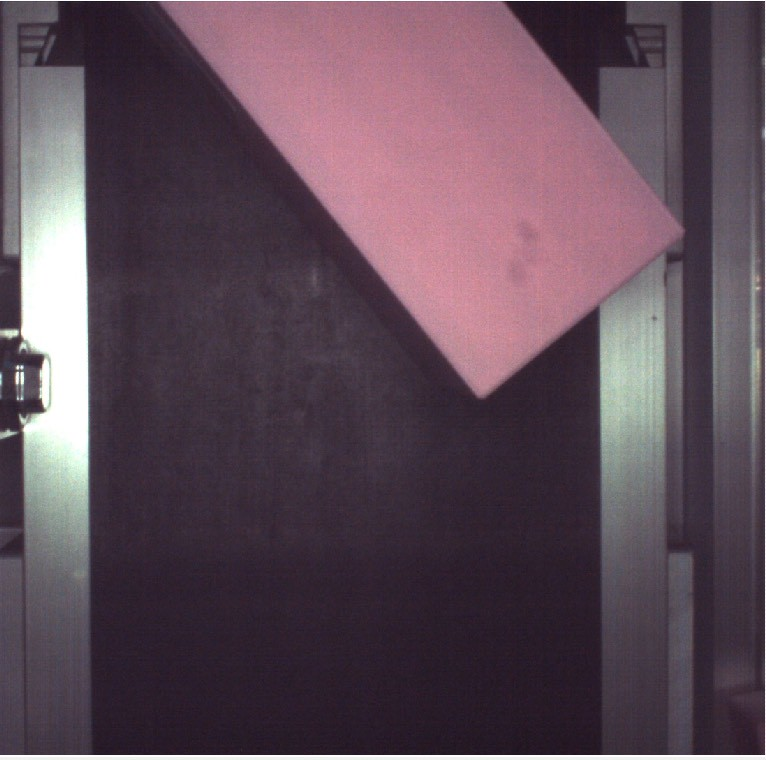
#> input picture Image/LINE_ALBUM_box box_260324_1.jpg, 766 x 760 px, found by its file name; its folder holds 5 pictures in this run
$ python boxbox.py
#> lines starting #> are read from the running program, lines starting #| are printed output that depends on the picture
import numpy as np
import cv2
import matplotlib.pyplot as plt
import os

# 1. SETUP: Load images
image_folder = r'C:\Users\Asus\Downloads\Percogrobot_group\2147312-Robotics-Catch-a-box\Image'
reference_descriptors = []
orb = cv2.ORB_create(nfeatures=1000) # Increased features for better accuracy

for filename in os.listdir(image_folder):
    if filename.endswith((".jpg", ".webp", ".png")):
        img_path = os.path.join(image_folder, filename)
        img = cv2.imread(img_path, 0) # Load as grayscale directly
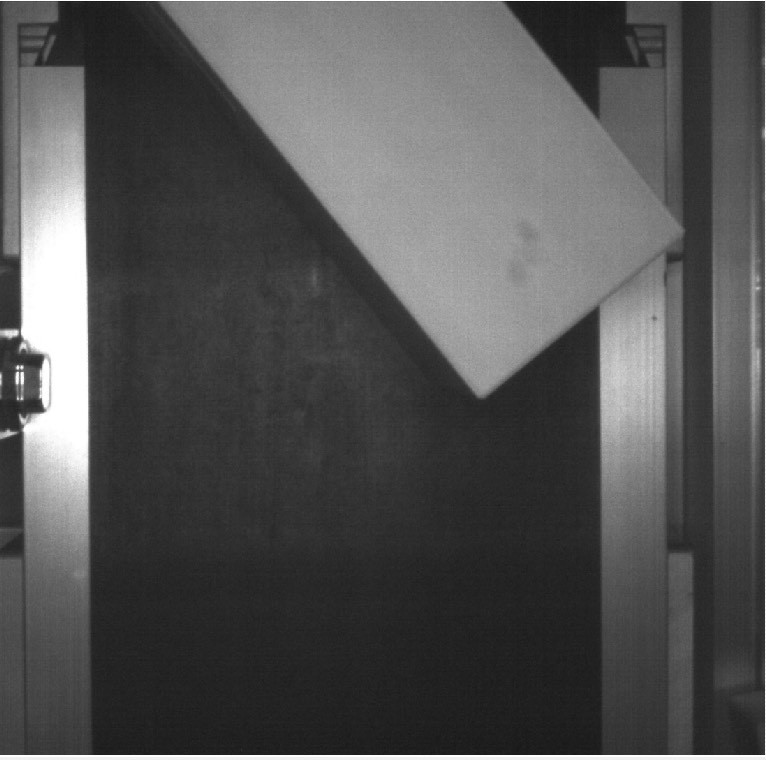
#> img: shape (760, 766); min 19, max 255, mean 82.5
        kp, des = orb.detectAndCompute(img, None)
#> kp = 116 keypoints; strongest (x, y, size): (43, 409, 37.2), (43, 410, 31), (42, 356, 37.2), (43, 356, 31)
        if des is not None:
            reference_descriptors.append((kp, des, filename))
#> pass 2 of the loop `for filename in os.listdir(image_folder):`:
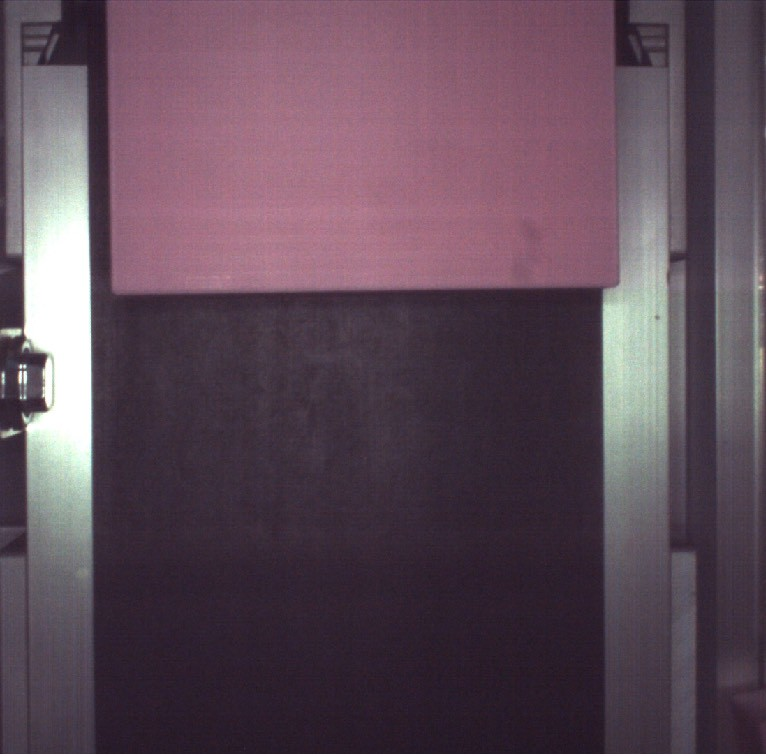
#> input picture Image/LINE_ALBUM_box box_260324_2.jpg, 766 x 756 px, found by its file name
#> `img = cv2.imread(img_path, 0)`:
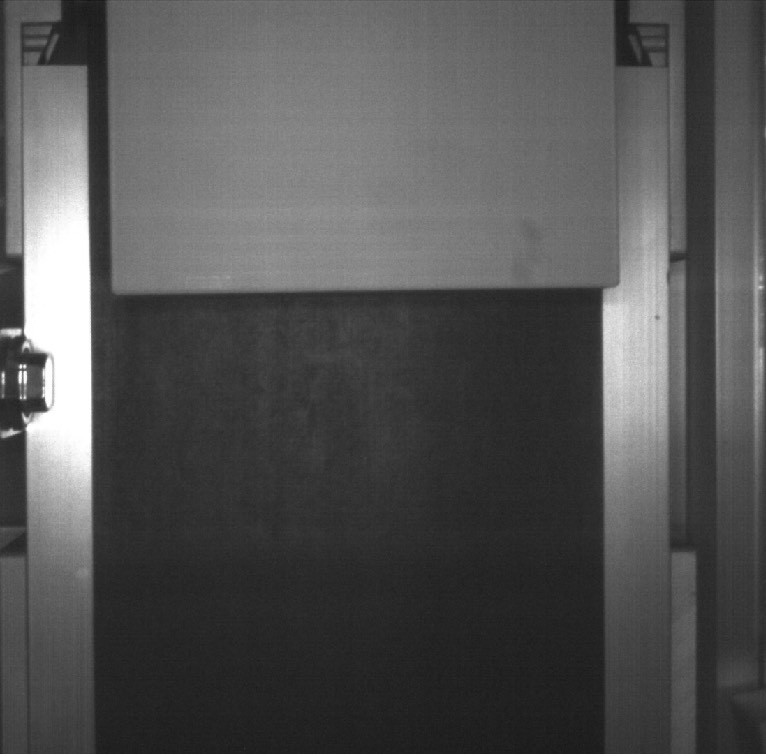
#> img: shape (756, 766); min 22, max 255, mean 83.1
#> kp = 132 keypoints; strongest (x, y, size): (46, 409, 44.6), (45, 356, 44.6), (46, 355, 37.2), (43, 395, 31)
#> pass 3 of the loop `for filename in os.listdir(image_folder):`:
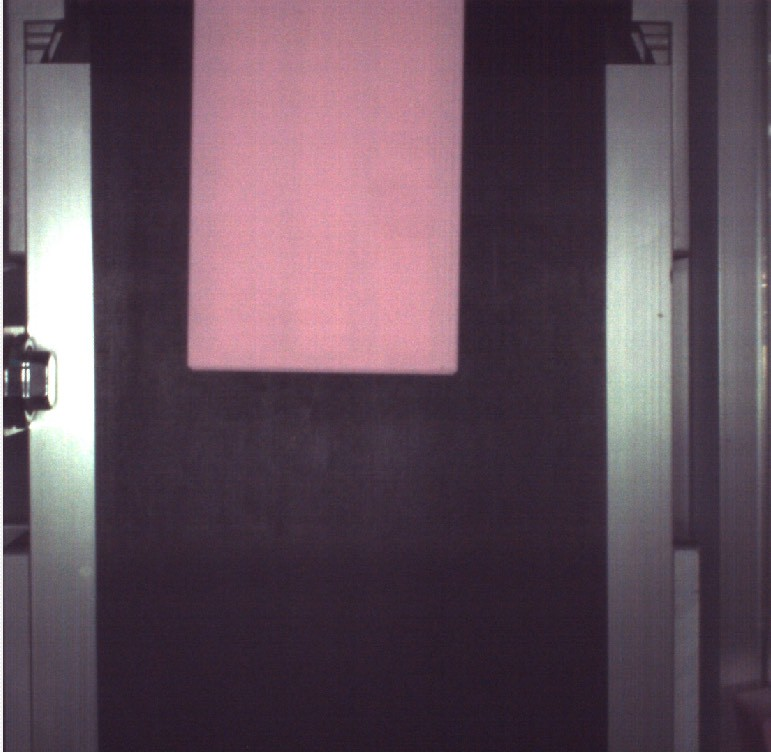
#> input picture Image/LINE_ALBUM_box box_260324_3.jpg, 771 x 754 px, found by its file name
#> `img = cv2.imread(img_path, 0)`:
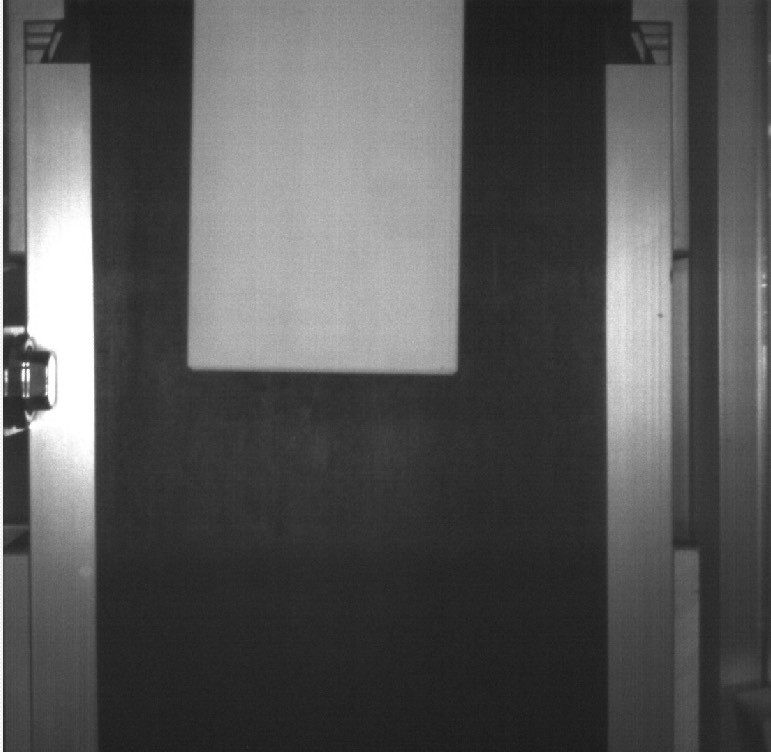
#> img: shape (754, 771); min 22, max 255, mean 86.1
#> kp = 132 keypoints; strongest (x, y, size): (48, 406, 44.6), (49, 407, 37.2), (48, 354, 44.6), (49, 353, 37.2)
#> the loop made 5 passes; the first 3 are shown
#> further down, test is the input picture: shape (760, 766, 3); mean B, G, R 87.3, 75.5, 94.2

# 2. DETECTION: Function to find the best match in a live frame
def find_box(live_frame):
    live_gray = cv2.cvtColor(live_frame, cv2.COLOR_BGR2GRAY)
    kp_live, des_live = orb.detectAndCompute(live_gray, None)
#> kp_live = 114 keypoints; strongest (x, y, size): (43, 409, 37.2), (43, 410, 31), (42, 356, 37.2), (43, 356, 31)

    if des_live is None: return None

    bf = cv2.BFMatcher(cv2.NORM_HAMMING, crossCheck=True)
    best_match_count = 0
    best_info = None

    for kp_ref, des_ref, name in reference_descriptors:
        matches = bf.match(des_live, des_ref)
        # Filter for "good" matches based on distance
        good_matches = [m for m in matches if m.distance < 50]

        if len(good_matches) > best_match_count:
            best_match_count = len(good_matches)
            best_info = (kp_ref, kp_live, good_matches, name)

    return best_info

# 3. EXECUTION: Test it on a new image or camera feed
test = cv2.imread(r'C:\Users\Asus\Downloads\Percogrobot_group\2147312-Robotics-Catch-a-box\Image\LINE_ALBUM_box box_260324_1.jpg')
result = find_box(test)

# 4. VISUALIZATION: Display the results
if result is not None:
    kp_ref, kp_live, good_matches, name = result

    # Load the reference image in color for visualization
    ref_img_path = os.path.join(image_folder, name)
    ref_img = cv2.imread(ref_img_path)

    # Draw matches
    final_img = cv2.drawMatches(ref_img, kp_ref, test, kp_live, good_matches[:20], None,
                                 flags=cv2.DrawMatchesFlags_NOT_DRAW_SINGLE_POINTS)
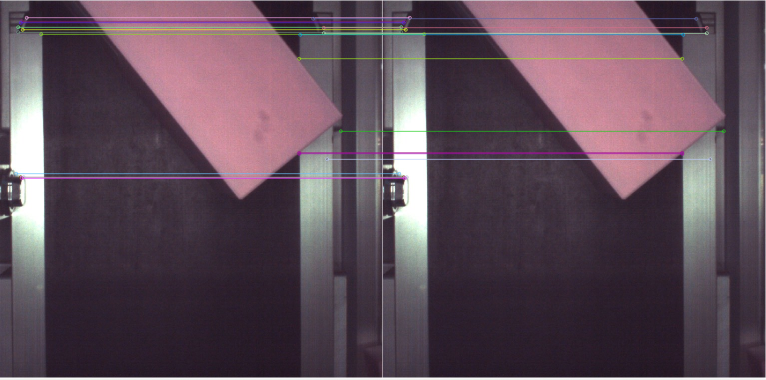
#> final_img: shape (760, 1532, 3) (shown at 1/2 size); mean B, G, R 88.2, 76.5, 94.8

    # Display with matplotlib
    plt.figure(figsize=(15, 8))
    plt.imshow(cv2.cvtColor(final_img, cv2.COLOR_BGR2RGB))
    plt.title(f"Best Match: {name} ({len(good_matches)} matches)")
    plt.axis('off')
    plt.tight_layout()
    plt.show()
else:
    print("No match found!")
